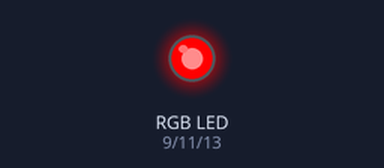
Simulated run of this sketch. Board: Arduino Uno, built with avr-gcc and run on an emulated ATmega328P. On the bench: an RGB LED mixed from three pins (HIGH = lit).

Above: at 0.5 s.
At 1.5 s:
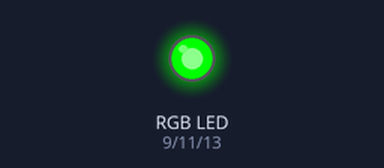
At 2.5 s:
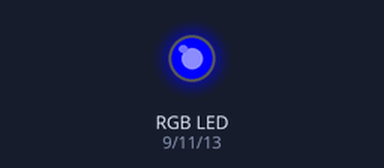
At 3.5 s:
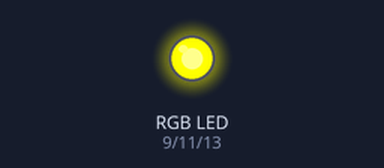
At 4.5 s:
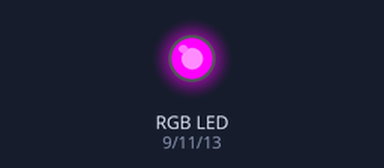
At 5.5 s:
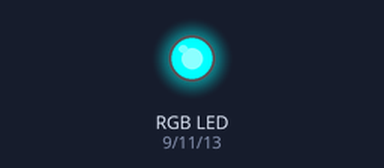
Timing chart, 0 to 7.8 s (numbered marks = the images above):
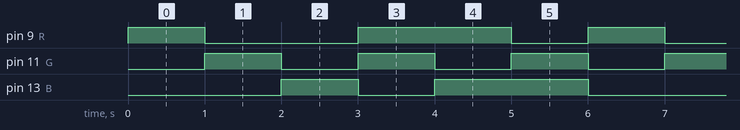

Measured:
- by itself, pin 9 (R): repeats every 6.0 s: LOW 2.0 s, HIGH 2.0 s, LOW 1.0 s, HIGH 1.0 s
- by itself, pin 11 (G): alternates HIGH for 1.0 s and LOW for 1.0 s
- by itself, pin 13 (B): repeats every 6.0 s: LOW 1.0 s, HIGH 2.0 s, LOW 2.0 s, HIGH 1.0 s

The sketch:

RGB_blink_pattern.ino
```cpp
#define G 11
#define R 9
#define B 13

void setup() {
  // put your setup code here, to run once:
  pinMode(G, OUTPUT);
  pinMode(B, OUTPUT);
  pinMode(R, OUTPUT);
}

void loop() {
  // put your main code here, to run repeatedly:

digitalWrite(R, HIGH);
delay(1000);
digitalWrite(R,LOW);
digitalWrite(G, HIGH);
delay(1000);
digitalWrite(G, LOW);
digitalWrite(B, HIGH);
delay(1000);
digitalWrite(B, LOW);
digitalWrite(R, HIGH);
digitalWrite(G, HIGH);
delay(1000);
digitalWrite(G, LOW);
digitalWrite(B, HIGH);
delay(1000);
digitalWrite(R, LOW);
digitalWrite(G, HIGH);
delay(1000);
digitalWrite(G, LOW);
digitalWrite(B, LOW);
}
```
